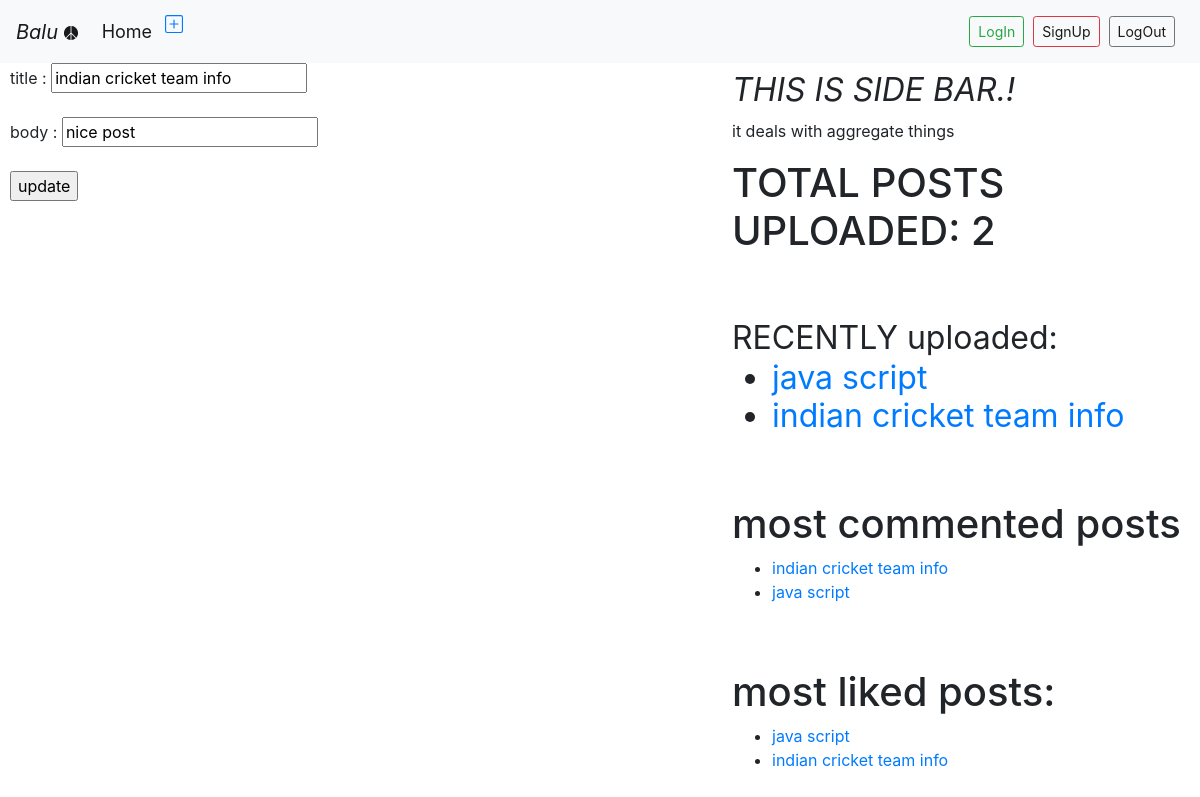
/update/15, run on the app's committed database.
### blog/models.py (models this page shows, shortened)
class Post(models.Model):
    STATUS_CHOICES=(('draft','Draft'),('published','Published'))
    title=models.CharField(max_length=128)
    slug=models.SlugField(max_length=128,unique_for_date='publish')
    author=models.ForeignKey(User,related_name='blog_posts',on_delete=models.CASCADE)
    body=models.TextField()
    publish=models.DateTimeField(default=timezone.now)
    created=models.DateTimeField(auto_now_add=True)
    updated=models.DateTimeField(auto_now=True)
    status=models.CharField(max_length=10,default='draft',choices=STATUS_CHOICES)
    tags=TaggableManager()
    objects=CustomManager()
    class Meta:
        ordering=['-publish']
    def get_absolute_url(self):
        return reverse('detail',args=[self.publish.year,self.publish.strftime('%m'),self.publish.strftime('%d'),self.slug])

### blog/views.py (the view)
# urls.py: path('update/<int:id>',views.postupdate_view,name='list'),
def postupdate_view(request,id):
    post_list=Post.objects.get(id=id)
    if request.method=='POST':
        form=forms.UpdateForm(request.POST,instance=post_list)
        if form.is_valid():
            form.save()
        return redirect('/home')
    return render(request,'blog/post_update.html',{'post_list':post_list})

### blog/models.py (called while the page is built)
    def get_queryset(self):
        return super().get_queryset().filter(status='published')

### blog/templatetags/blog_tags.py (called while the page is built)
@register.simple_tag(name='my_tag')
def total_posts():
    return Post.objects.count()

@register.inclusion_tag('blog/latest.html')
def show_latest_posts(count=4):
    latest_posts=Post.objects.order_by('-publish')[:count]
    return {'latest_posts':latest_posts}

@register.simple_tag
def most_commented_post(count=4):
    return Post.objects.annotate(total_comments=Count('comments')).order_by('-total_comments')[:count]

@register.simple_tag
def most_liked_post(count=4):
    return Post.objects.annotate(total_likes=Count('likes')).order_by('-total_likes')[:count]

### templates/blog/post_update.html (shortened to what this page needs)
<!DOCTYPE html>
{% extends 'blog/base.html' %}
{% block content %}
<form method="post">
  title : <input type="text" name="title" value="{{post_list.title}}"><br><br>
  body : <input type="text" name="body" value="{{post_list.body}}"><br><br>
 <input type="submit" name="" value="update">
</form>
{% endblock %}

### templates/blog/base.html (shortened to what this page needs)
<!DOCTYPE html>
{% load staticfiles %}
{% load blog_tags %}
<html lang="en" dir="ltr">
  <head>
    <link rel="stylesheet" href="{% static "css/demo.css" %}">
    <link rel="stylesheet" href="{% static "css/bootstrap.css" %}">
  </head>
  <body>
    <nav class="navbar navbar-expand-lg navbar-light bg-light sticky-top" style="background-color: #e3f2fd;">
  <a class="navbar-brand" href="#"> <i>Balu</i>  </a>
  <div class="collapse navbar-collapse" id="navbarText">
    <ul class="navbar-nav mr-auto">
      <li class="nav-item active">
        <a class="nav-link" href="/home" style="font-size:18px;">Home</a>
      </li>&nbsp
      <li class="nav-item">
        <a href="/create"> <svg xmlns="http://www.w3.org/2000/svg" width="18" height="18" fill="currentColor" class="bi bi-plus-square" viewBox="0 0 16 16">
      </li>
    </ul>
    <span class="navbar-text">
       <a href="/accounts/login" class="btn btn-outline-success btn-sm">LogIn</a>&nbsp&nbsp
    </span>
    <span class="navbar-text">
      <a href="/signup" class="btn btn-outline-danger btn-sm">SignUp</a>&nbsp&nbsp
    </span>
    <span class="navbar-text">
     <a href="/accounts/logout" class="btn btn-outline-secondary btn-sm">LogOut</a>&nbsp&nbsp
    </span>
  </div>
</nav>
    <div class="content">
      {% block content %}
      {% endblock %}
    </div>
    <div class="sidebar">
      <h1><small><i>THIS IS SIDE BAR.!</i></small></h1>
      <p>it deals with aggregate things </p>
      <h1>TOTAL POSTS UPLOADED: {% my_tag %}</h1><br><br>
      <h1> <small>RECENTLY uploaded: {% show_latest_posts %}</small> </h1><br><br>
     <h1>most commented posts</h1>
      {% most_commented_post as commented_post %}
      <ul>
        {% for post in commented_post %}
        <li> <a href="{{post.get_absolute_url}}">{{post.title}}</a> </li>
        {% endfor %}
      </ul><br><br>
<h1>most liked posts: </h1>
{% most_liked_post as liked_post %}
<ul>
  {% for post in  liked_post %}
  <li> <a href="{{post.get_absolute_url}}">{{post.title}}</a> </li>
  {% endfor %}
</ul>
    </div>
  </body>
</html>

### templates/blog/latest.html
<ul>
  {% for post in latest_posts %}
  <li> <a href="{{post.get_absolute_url}}"> {{post.title}} </a></li>
  {% endfor %}
</ul>

### static/css/demo.css (style rules this page uses)
.content { width: 60%; float: left; padding: 0 0 0 10px; }
.sidebar { width: 39%; float: right; }
body { font-family: 'PT Serif', serif; margin-top: 80px; margin-left: 4px; }

### data on the page
Post: title "indian cricket team info", body "nice post"
Post: title "java script"
